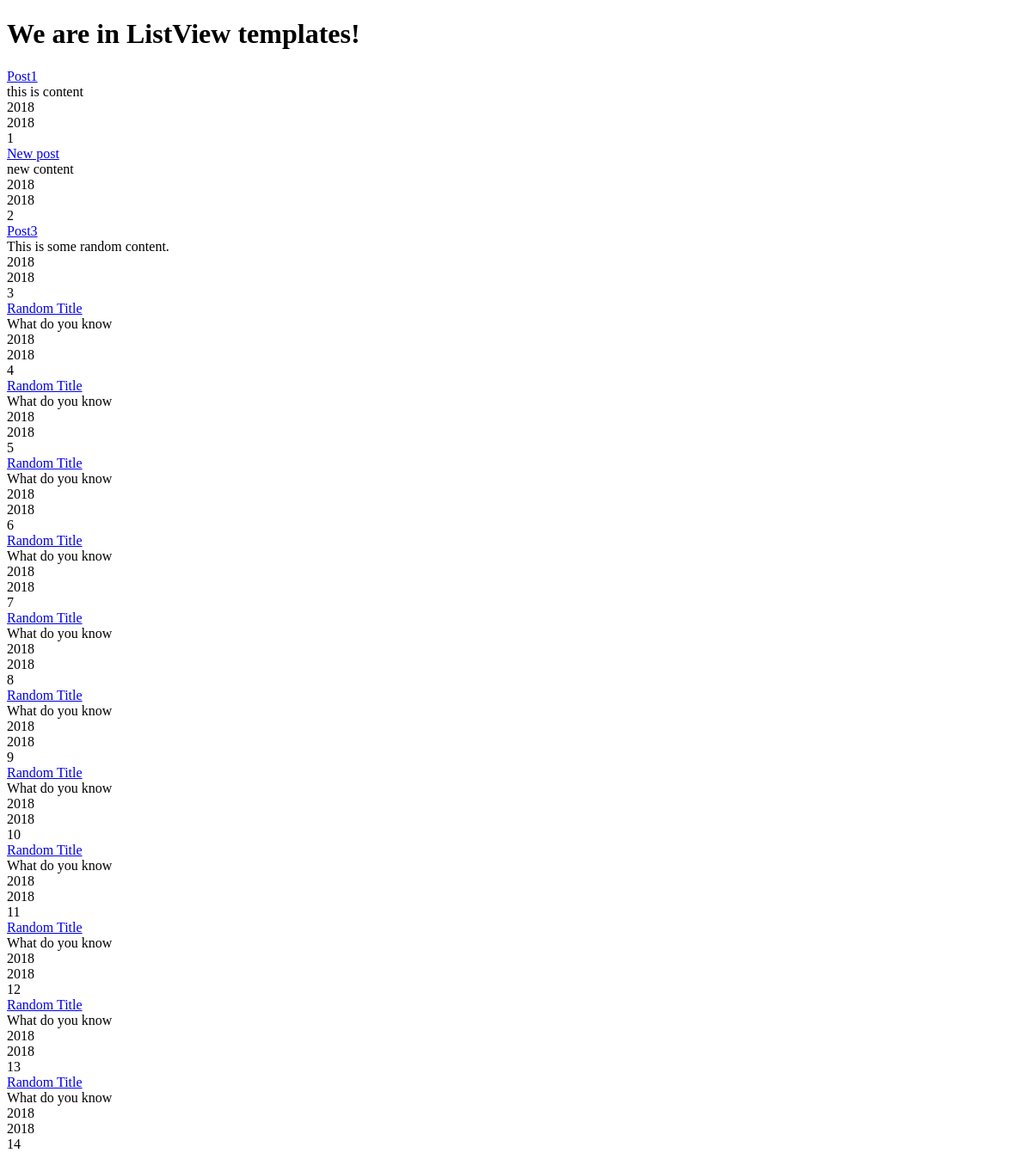
The app's page /posts/, older data.
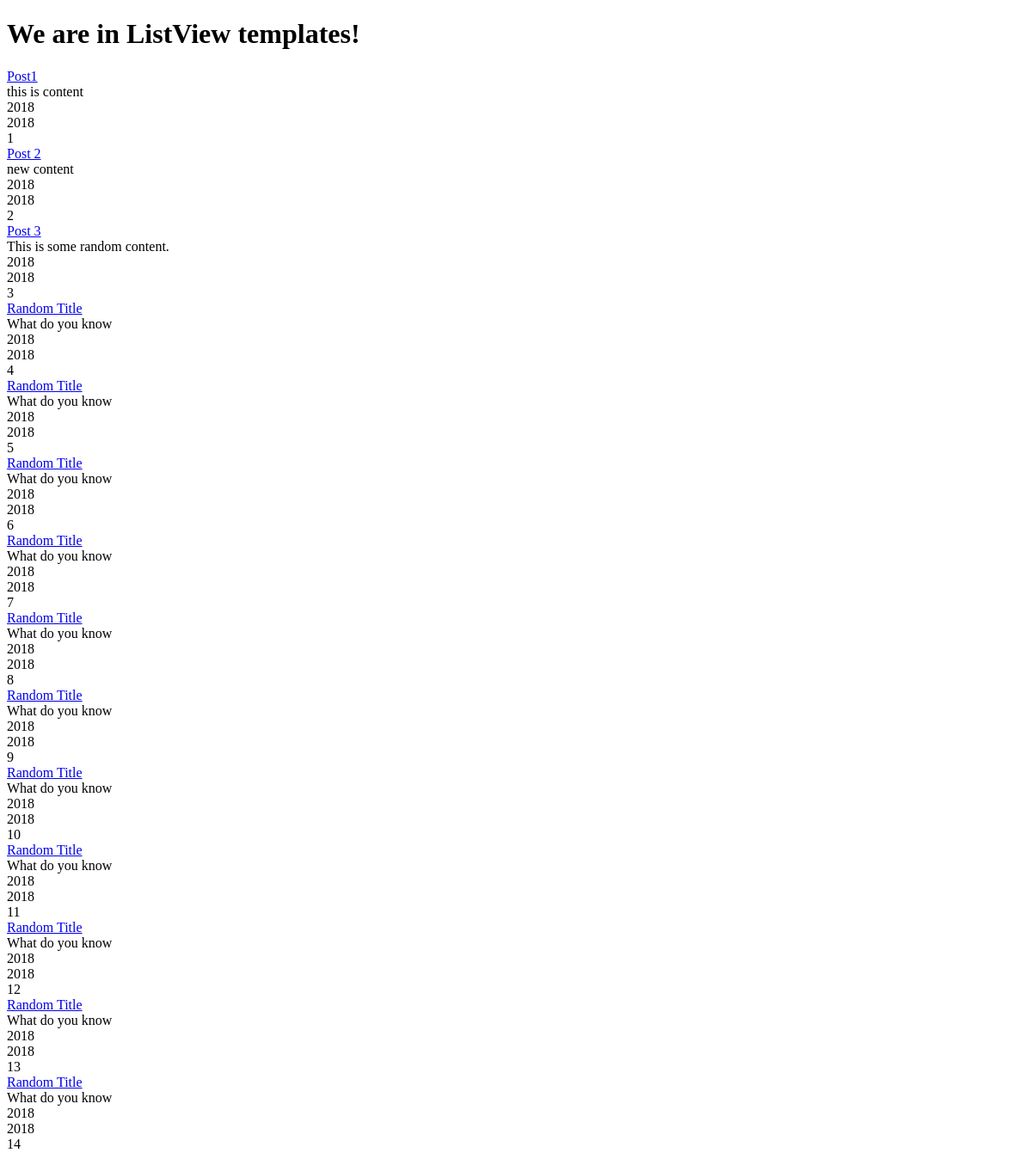
The same page, newer data.
### posts/models.py (models this page shows, shortened)
class Post(models.Model):
    title=models.CharField(max_length=120)
    content=models.TextField()
    updated=models.DateTimeField(auto_now=True,auto_now_add=False)
    timestamp=models.DateTimeField(auto_now=False,auto_now_add=True)

### posts/views.py (the view)
def posts_list(request):
    title="ListView"
    queryset=Post.objects.all()
    context = {
        'object_list':queryset,
        'title':title,
    }
    return render(request, 'index.html', context)

### templates/index.html (shortened to what this page needs)
<!DOCTYPE html>
<html lang="en">
<head>
</head>
<body>
    <h1> We are in {{ title }} templates!</h1>
    {% for obj in object_list %}
        <a href="{% url 'posts:detail' id=obj.id %}">{{ obj.title }}</a><br>
        {{ obj.content }}<br>
        {{ obj.timestamp.year }}<br>
        {{ obj.updated.year }}<br>
        {{ obj.id }}<br>
    {% endfor %}
</body>
</html>

Row changes from the older to the newer data that the page shows:
changed Post "new content": title "New post" → "Post 2"
changed Post "This is some random content.": title "Post3" → "Post 3"
